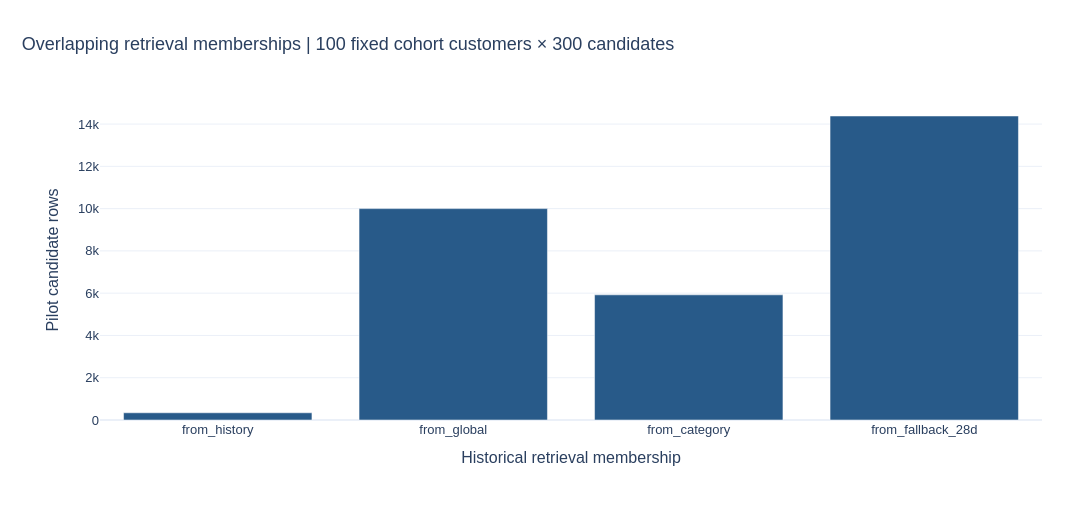

Here is the notebook cell this chart was saved with:
### Markdown cell above
## 6. Pilot source overlaps

The 100 pilot customers are the first IDs in fixed cohort order, not selected by their target activity. Source membership counts overlap. This pilot checks feature definitions; it does not estimate population quality.

### Code cell
source_counts=pilot_features[['from_history','from_global','from_category','from_fallback_28d']].sum().rename_axis('source').reset_index(name='candidate_rows')
fig=px.bar(source_counts,x='source',y='candidate_rows',
    labels={'source':'Historical retrieval membership','candidate_rows':'Pilot candidate rows'},
    title='Overlapping retrieval memberships | 100 fixed cohort customers × 300 candidates')
show_figure(fig,PROJECT_ROOT,'feature_pilot_sources')

### Figure 1 — Plotly figure (JSON) as saved in the notebook; plotly's stock layout.template omitted (floating-point values rounded to 4 significant figures)
{"data": [{"hovertemplate": "Historical retrieval membership=%{x}<br>Pilot candidate rows=%{y}<extra></extra>", "legendgroup": "", "marker": {"color": "#285A89", "pattern": {"shape": ""}}, "name": "", "orientation": "v", "showlegend": false, "textposition": "auto", "type": "bar", "x": ["from_history", "from_global", "from_category", "from_fallback_28d"], "xaxis": "x", "y": [341, 10000, 5921, 14382], "yaxis": "y"}], "layout": {"barmode": "relative", "colorway": ["#285A89", "#B67824", "#687B38", "#9B596D", "#78629A"], "font": {"family": "Arial", "size": 13}, "height": 520, "legend": {"orientation": "h", "tracegroupgap": 0, "x": 0, "y": 1.02, "yanchor": "bottom"}, "margin": {"b": 100, "l": 100, "r": 50, "t": 100}, "title": {"font": {"size": 18}, "text": "Overlapping retrieval memberships | 100 fixed cohort customers × 300 candidates", "x": 0.02, "xanchor": "left"}, "width": 1100, "xaxis": {"anchor": "y", "domain": [0, 1], "title": {"text": "Historical retrieval membership"}}, "yaxis": {"anchor": "x", "domain": [0, 1], "title": {"text": "Pilot candidate rows"}}}}
